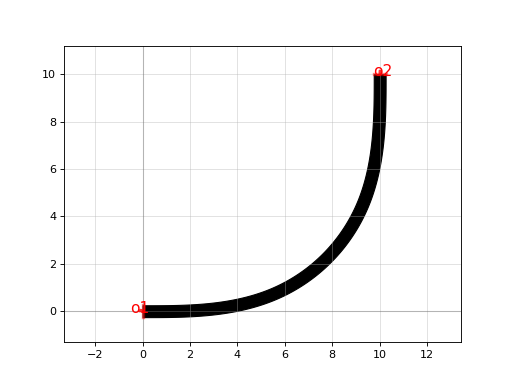

The script that drew this image:
import gdsfactory as gf

c = gf.components.bend_euler(angle=90.0, p=0.5, with_arc_floorplan=True, npoints=720, direction='ccw', with_bbox=True, cross_section='strip')
c.plot()
